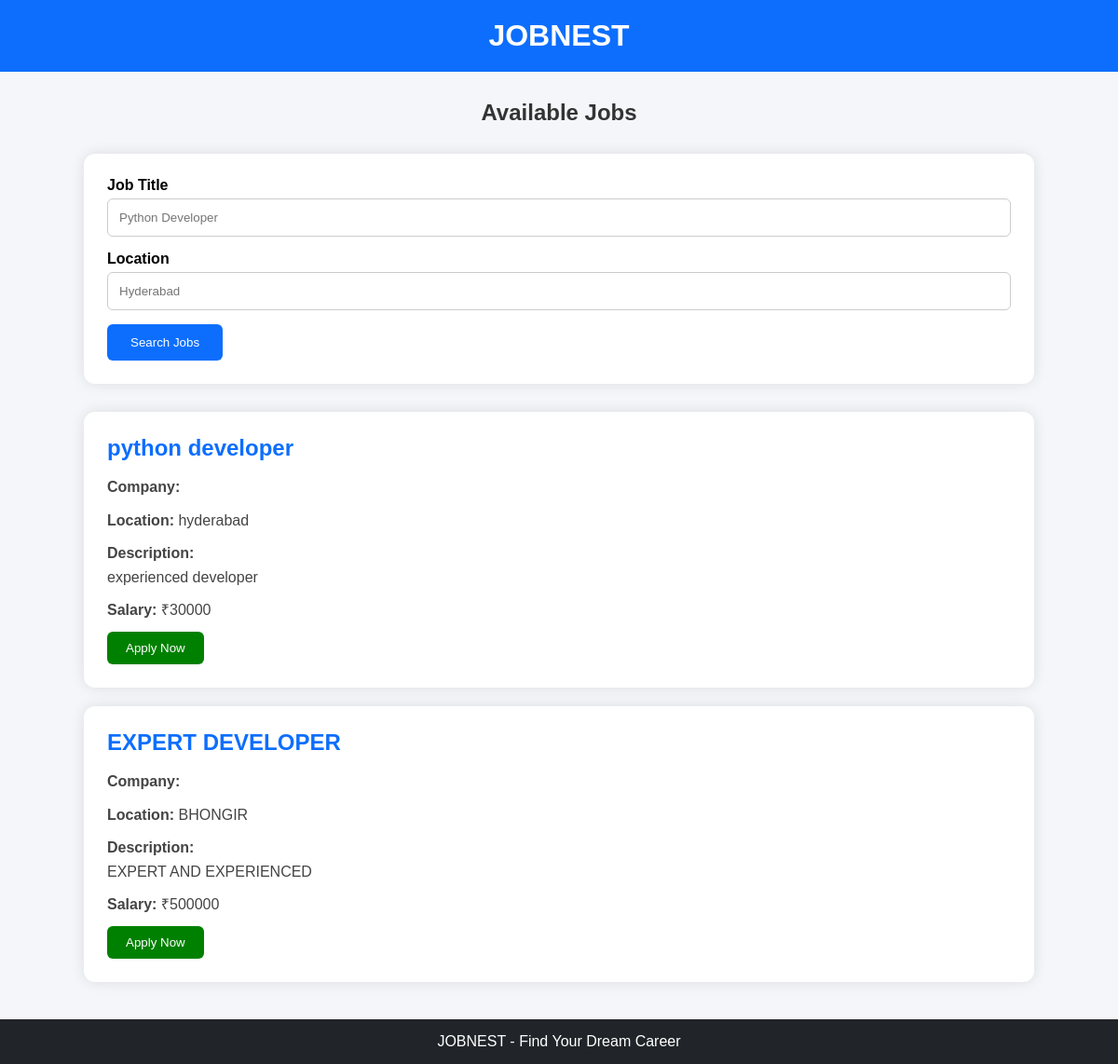
The app's page /view-jobs/ with its own data.
### jobs/models.py (models this page shows, shortened)
class Job(models.Model):
    title = models.CharField(max_length=100)
    description = models.TextField()
    location = models.CharField(max_length=100)
    salary = models.IntegerField()

### jobs/views.py (the view)
# urls.py: path('view-jobs/',views.view_jobs, name='view_jobs'),
def view_jobs(request):
    title_search = request.GET.get('title')
    location_search = request.GET.get('location')
    jobs = Job.objects.all()
    if title_search:
        jobs = jobs.filter(title__icontains=title_search)
    if location_search:
        jobs = jobs.filter(location__icontains=location_search)
    return render(
        request,
        'view_jobs.html',
        {
            'jobs': jobs,
            'title_search': title_search,
            'location_search': location_search,
        }
    )

### jobs/templates/view_jobs.html (shortened to what this page needs)
<!DOCTYPE html>
<html>
<head>
</head>
<body>
    <div class="navbar">
        <h1>JOBNEST</h1>
    </div>
    <div class="container">
        <div class="page-title">
            <h2>Available Jobs</h2>
        </div>
        <div class="search-box">
            <form method="GET">
                <label><strong>Job Title</strong></label>
                <input
                    type="text"
                    name="title"
                    placeholder="Python Developer"
                    value="{{ title_search|default:'' }}"
                >
                <label><strong>Location</strong></label>
                <input
                    type="text"
                    name="location"
                    placeholder="Hyderabad"
                    value="{{ location_search|default:'' }}"
                >
                <button type="submit" class="search-btn">
                    Search Jobs
                </button>
            </form>
        </div>
        {% if jobs %}
            {% for job in jobs %}
                <div class="job-card">
                    <h2>{{ job.title }}</h2>
                    <p>
                        <strong>Company:</strong>
                    </p>
                    <p>
                        <strong>Location:</strong>
                        {{ job.location }}
                    </p>
                    <p>
                        <strong>Description:</strong><br>
                        {{ job.description }}
                    </p>
                    <p>
                        <strong>Salary:</strong>
                        ₹{{ job.salary }}
                    </p>
                    <a href="{% url 'apply_job' job.id %}">
                        <button class="apply-btn">
                            Apply Now
                        </button>
                    </a>
                </div>
            {% endfor %}
        {% else %}
            <div class="job-card">
                <h3 style="text-align:center;">
                    No jobs available right now.
                </h3>
            </div>
        {% endif %}
    </div>
    <div class="footer">
        <p>JOBNEST - Find Your Dream Career</p>
    </div>
</body>
</html>

### jobs/templates/view_jobs.html (style rules this page uses)
* { margin:0; padding:0; box-sizing:border-box; font-family:Arial, sans-serif; }
body { background:#f4f6f9; }
.navbar { background:#0d6efd; color:white; text-align:center; padding:20px; }
.container { width:85%; margin:auto; margin-top:30px; }
.page-title { text-align:center; margin-bottom:30px; }
.page-title h2 { color:#333; }
.search-box { background:white; padding:25px; border-radius:12px; box-shadow:0 0 15px rgba(0,0,0,0.1); margin-bottom:30px; }
.search-box input { width:100%; padding:12px; margin-top:5px; margin-bottom:15px; border:1px solid #ccc; border-radius:6px; }
.search-btn { background:#0d6efd; color:white; border:none; padding:12px 25px; border-radius:6px; cursor:pointer; }
.job-card { background:white; padding:25px; margin-bottom:20px; border-radius:12px; box-shadow:0 0 15px rgba(0,0,0,0.1); }
.job-card h2 { color:#0d6efd; margin-bottom:15px; }
.job-card p { margin-bottom:10px; color:#444; line-height:1.6; }
.apply-btn { background:green; color:white; padding:10px 20px; border:none; border-radius:6px; cursor:pointer; }
.footer { margin-top:40px; background:#212529; color:white; text-align:center; padding:15px; }

### records on screen
Job: title "python developer", location "hyderabad", description "experienced developer", salary "30000"
Job: title "EXPERT DEVELOPER", location "BHONGIR", description "EXPERT AND EXPERIENCED", salary "500000"
